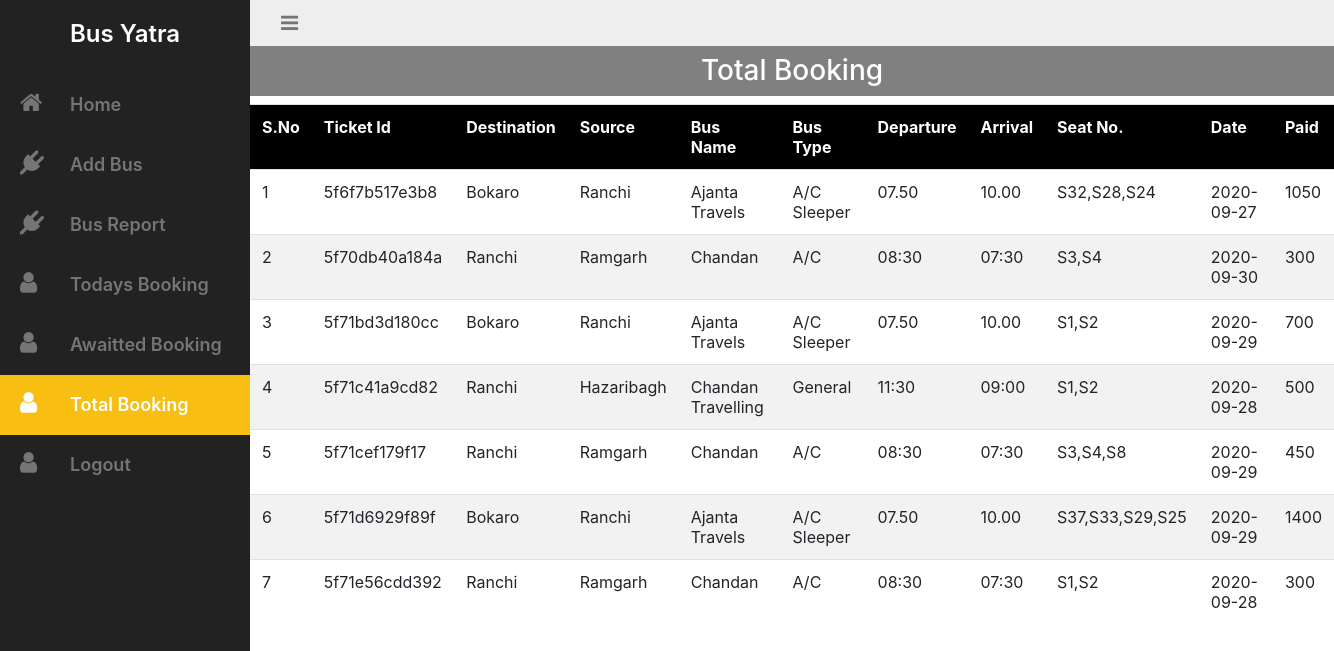
The app's page /total_booking.php (signed in) with its own data.
### tables this page shows
CREATE TABLE `travels_data` (
  `ticket_id` varchar(100) NOT NULL,
  `s_no` int(11) NOT NULL,
  `destination` varchar(100) NOT NULL,
  `source` varchar(100) NOT NULL,
  `dates` date NOT NULL,
  `departure` varchar(100) NOT NULL,
  `arrival` varchar(100) NOT NULL,
  `duration` varchar(100) NOT NULL,
  `departure_place` varchar(100) NOT NULL,
  `arrival_place` varchar(100) NOT NULL,
  `seats` varchar(100) NOT NULL,
  `total_price` varchar(11) NOT NULL,
  `bus_name` varchar(100) NOT NULL,
  `bus_type` varchar(100) NOT NULL,
  `traveler_email` varchar(100) NOT NULL
);

### total_booking.php (the view, shortened to what this page needs)
<?php
  include "connection.php";
?>
<html>
     <head>
     <link rel="stylesheet" href="https:stackpath.bootstrapcdn.com/bootstrap/4.5.2/css/bootstrap.min.css">
      <link rel="stylesheet" href="https:stackpath.bootstrapcdn.com/font-awesome/4.7.0/css/font-awesome.min.css">
      <link rel="stylesheet"href="adminstyle.css">
     </head>
     <body>
        <div id="wrapper">
  <aside id="sidebar-wrapper">
    <div class="sidebar-brand">
      <h2>Bus Yatra</h2>
    </div>
    <ul class="sidebar-nav">
      <li>
        <a href="admin_index.php"><i class="fa fa-home"></i>Home</a>
      </li>
      <li>
        <a href="busdetails.php"><i class="fa fa-plug"></i>Add Bus</a>
      </li>
       <li>
        <a href="bus_report.php"><i class="fa fa-plug"></i>Bus Report</a>
      </li>
      <li>
        <a href="today_booking.php"><i class="fa fa-user"></i>Todays Booking</a>
      </li>
       <li>
        <a href="awaited_booking.php"><i class="fa fa-user"></i>Awaitted Booking</a>
      </li>
       <li class="active">
        <a href="total_booking.php"><i class="fa fa-user"></i>Total Booking</a>
      </li>
       <li>
        <a href="logout.php"><i class="fa fa-user"></i>Logout</a>
      </li>
    </ul>
  </aside>
  <div id="navbar-wrapper">
    <nav class="navbar navbar-inverse">
      <div class="container-fluid">
        <div class="navbar-header">
          <a href="#" class="navbar-brand" id="sidebar-toggle"><i class="fa fa-bars"></i></a>
        </div>
      </div>
    </nav>
  </div>
            <div class="row">
            <div class="col-md-12">
                <div class="panel panel-success">
                  <div class="panel-heading">
                      <h3 class="p-2">Total Booking</h3>
                    </div>
                    <div class="panel-body">
                      <table class="table table-hover table-striped">
                          <tr>
                                <th>S.No</th>
                                <th>Ticket Id</th>
                                <th>Destination</th>
                                <th>Source</th>
                                <th>Bus Name</th>
                                <th>Bus Type</th>
                                 <th>Departure</th>
                                 <th>Arrival</th>
                                 <th>Seat No.</th>
                                 <th>Date</th>
                                 <th>Paid</th>
                            </tr>
                            <?php
                                      $se="SELECT * from travels_data";
                                      $se1=mysqli_query($con,$se);
                                      $num=1;
                                      while($se2=mysqli_fetch_assoc($se1))
                                      {
                             ?>
                                      <tr>
                                            <td><?php echo $num; ?></td>
                                            <td><?php echo $se2['ticket_id']; ?></td>
                                            <td><?php echo $se2['destination']; ?></td>
                                            <td><?php echo $se2['source']; ?></td>
                                            <td><?php echo $se2['bus_name']; ?></td>
                                            <td><?php echo $se2['bus_type']; ?></td>
                                            <td><?php echo $se2['departure']; ?></td>
                                            <td><?php echo $se2['arrival']; ?></td>
                                            <td><?php echo $se2['seats']; ?></td>
                                            <td><?php echo $se2['dates']; ?></td>
                                            <td><?php echo $se2['total_price']; ?></td>
                                        </tr>
                                    <?php
                                      $num++;
                                         }
                                     ?>
                        </table>
                    </div>
                </div>
            </div>
        </div>
   </div>
     </body>
</html>

### adminstyle.css (style rules this page uses)
body { padding-bottom: 30px; position: relative; min-height: 100%; }
a { transition: background 0.2s, color 0.2s; }
#wrapper { padding-left: 0; transition: all 0.5s ease; position: relative; }
#sidebar-wrapper { z-index: 1000; position: fixed; left: 250px; width: 0; height: 100%; margin-left: -250px; overflow-y: auto; overflow-x: hidden; background: #222; transition: all 0.5s ease; }
.sidebar-brand { position: absolute; top: 0; width: 250px; text-align: center; padding: 20px 0; }
.sidebar-brand h2 { margin: 0; font-weight: 600; font-size: 24px; color: #fff; }
.sidebar-nav { position: absolute; top: 75px; width: 250px; margin: 0; padding: 0; list-style: none; }
.sidebar-nav > li { text-indent: 10px; line-height: 60px; }
.sidebar-nav > li a { display: block; text-decoration: none; color: #757575; font-weight: 600; font-size: 18px; }
.sidebar-nav > li > a:hover, .sidebar-nav > li.active > a { text-decoration: none; color: #fff; background: #F8BE12; }
.sidebar-nav > li > a i.fa { font-size: 24px; width: 60px; }
#navbar-wrapper { width: 100%; position: absolute; z-index: 2; }
#navbar-wrapper .navbar { border-width: 0 0 0 0; background-color: #eee; font-size: 24px; margin-bottom: 0; border-radius: 0; }
#navbar-wrapper .navbar a { color: #757575; }
@media (min-width: 992px) { #wrapper { padding-left: 250px; } }
@media (min-width: 992px) { #sidebar-wrapper { width: 250px; } }
@media (min-width: 992px) { #navbar-wrapper { position: relative; } }
h3 { color:white; background:grey; text-align: center; }

### total_booking.php (style rules this page uses)
.panel-body table tr th { background: #000; color: #fff; }

### records on screen
travels_data: ticket "5f6f7b517e3b8", destination "Bokaro", source "Ranchi", bus_name "Ajanta Travels", bus_type "A/C Sleeper", departure "07.50", arrival "10.00", seats "S32,S28,S24", dates "2020-09-27", total_price "1050"
travels_data: ticket "5f70db40a184a", destination "Ranchi", source "Ramgarh", bus_name "Chandan", bus_type "A/C", departure "08:30", arrival "07:30", seats "S3,S4", dates "2020-09-30", total_price "300"
travels_data: ticket "5f71bd3d180cc", destination "Bokaro", source "Ranchi", bus_name "Ajanta Travels", bus_type "A/C Sleeper", departure "07.50", arrival "10.00", seats "S1,S2", dates "2020-09-29", total_price "700"
travels_data: ticket "5f71c41a9cd82", destination "Ranchi", source "Hazaribagh", bus_name "Chandan Travelling", bus_type "General", departure "11:30", arrival "09:00", seats "S1,S2", dates "2020-09-28", total_price "500"
travels_data: ticket "5f71cef179f17", destination "Ranchi", source "Ramgarh", bus_name "Chandan", bus_type "A/C", departure "08:30", arrival "07:30", seats "S3,S4,S8", dates "2020-09-29", total_price "450"
travels_data: ticket "5f71d6929f89f", destination "Bokaro", source "Ranchi", bus_name "Ajanta Travels", bus_type "A/C Sleeper", departure "07.50", arrival "10.00", seats "S37,S33,S29,S25", dates "2020-09-29", total_price "1400"
travels_data: ticket "5f71e56cdd392", destination "Ranchi", source "Ramgarh", bus_name "Chandan", bus_type "A/C", departure "08:30", arrival "07:30", seats "S1,S2", dates "2020-09-28", total_price "300"
